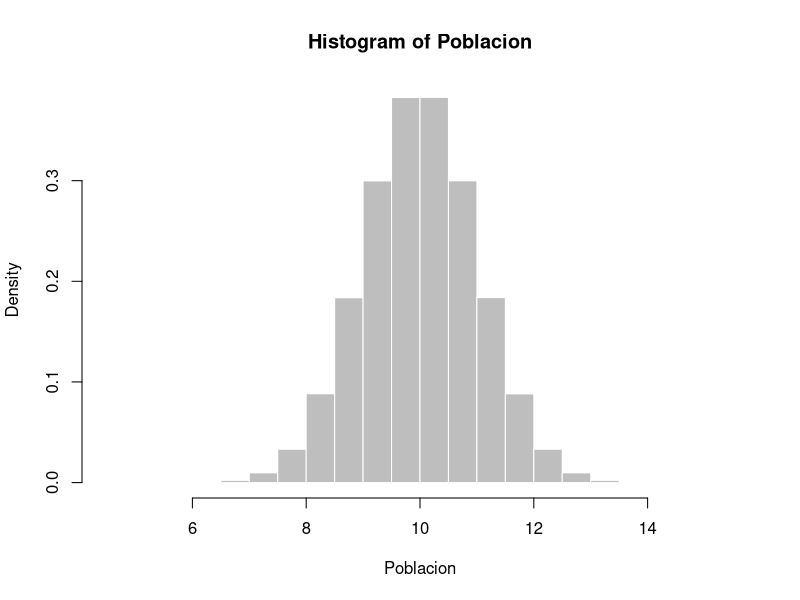
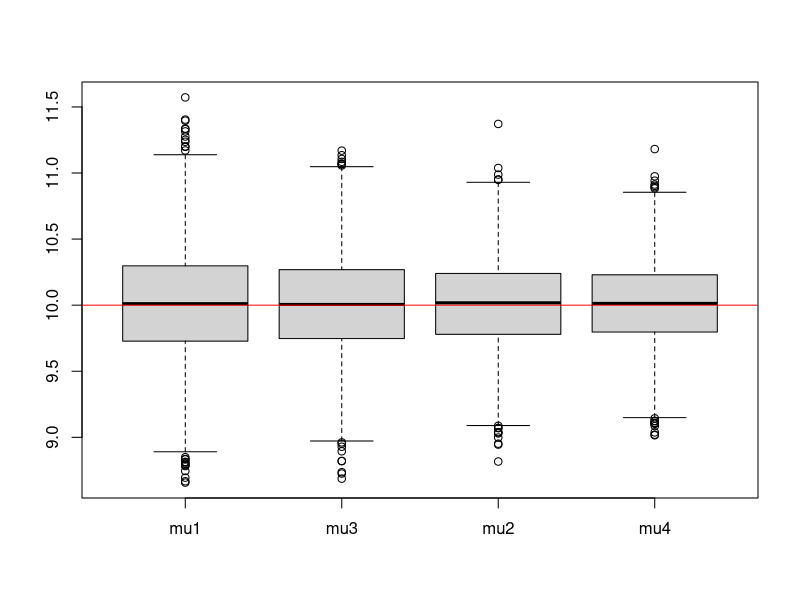

The R script that drew these images, in order: (Note: a time limit stopped this script after it produced the figures.)
##############################
## Estimación y Propiedades ##
##############################

mu = 10
sigma = 1
Poblacion = rnorm(10000000, mean = mu, sd = sigma)
hist(Poblacion, freq = F, col = "gray", border = "white")
n = 10
x = sample(Poblacion, n) ## Esta función realiza un muestreo aleatorio, por defecto sin reemplazo

## Que valor le damos a mu? 
## mu1 = (min+max)/2
## mu2 = (P25+75)/2
## mu3 = P50
## mu4 = Promedio

mu1 = c()
mu2 = c()
mu3 = c()
mu4 = c()
for(i in 1:2000){
x = sample(Poblacion, n)
mu1[i] = (min(x)+max(x))/2
mu2[i] = (quantile(x, 0.25)+quantile(x, 0.75))/2
mu3[i] = median(x)
mu4[i] = mean(x)
}

apply(cbind(mu1,mu2,mu3,mu4),2,mean) ## Las 4 propuestas empiriucamente son estimadores insesgados
## Insesgamiento E(mu.hat) = mu

apply(cbind(mu1,mu2,mu3,mu4),2,var)

boxplot(cbind(mu1,mu3,mu2,mu4))
abline(h = mu, col = "red")

## más eficiente seria el primedio

## ¿Cuál es el efecto n?

mu10 = c()
mu100 = c()
mu1000 = c()
mu10000 = c()

for(i in 1:500){
n = 10
x = sample(Poblacion, n)
mu10[i] = mean(x)
n = 100
x = sample(Poblacion, n)
mu100[i] = mean(x)
n = 1000
x = sample(Poblacion, n)
mu1000[i] = mean(x)
n = 10000
x = sample(Poblacion, n)
mu10000[i] = mean(x)
}

boxplot(cbind(mu10,mu100,mu1000,mu10000))

#############################
### Estimacion de Momento ###
#############################

Data = read.table("ENS2009.txt", dec = ",")
head(Data)

X = Data$HDL
hist(X, freq = F)
## Como tenemos asimetria positiva ajustaremos una Log-Normal, Gamma y también Normal para comparar

zeta = sqrt(log(mean(X^2))-2*log(mean(X)))
lambda = log(mean(X))-0.5*zeta^2
x = seq(0,200,0.01)
lines(dlnorm(x, meanlog = lambda, sdlog = zeta)~x, col = "red")

k = mean(X)^2/(mean(X^2)-mean(X)^2)
nu= mean(X)/(mean(X^2)-mean(X)^2)
lines(dgamma(x, shape = k, rate = nu)~x, col = "blue")

mu = mean(X)
sigma = sqrt(mean(X^2)-mean(X)^2)
lines(dnorm(x, mean = mu, sd = sigma)~x, col = "orange")
